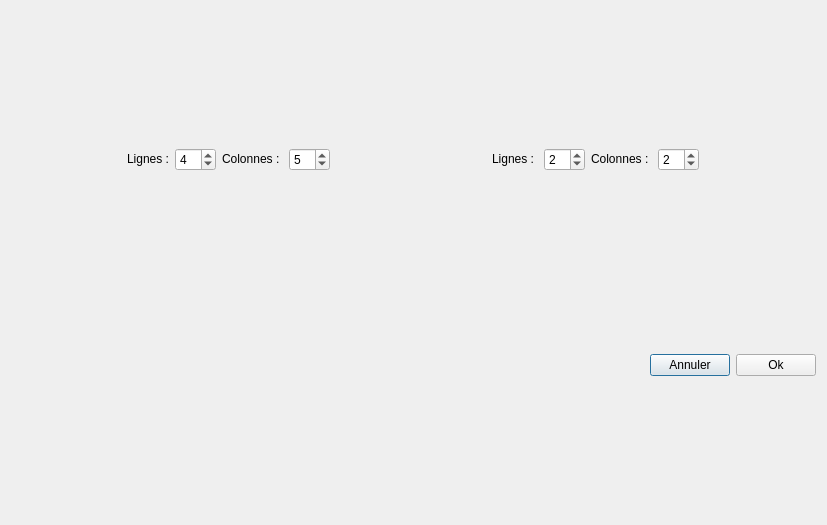
<?xml version="1.0" encoding="UTF-8"?>
<ui version="4.0">
 <class>Dialog</class>
 <widget class="QDialog" name="Dialog">
  <property name="geometry">
   <rect>
    <x>0</x>
    <y>0</y>
    <width>827</width>
    <height>525</height>
   </rect>
  </property>
  <property name="windowTitle">
   <string>Utilitaire de création de scène de puzzle photo</string>
  </property>
  <layout class="QVBoxLayout" name="verticalLayout">
   <item>
    <layout class="QHBoxLayout" name="GridsLayout">
     <property name="sizeConstraint">
      <enum>QLayout::SetMaximumSize</enum>
     </property>
     <item>
      <layout class="QVBoxLayout" name="ToFillLayout">
       <item>
        <layout class="QHBoxLayout" name="ToFillSpinnersLayout">
         <property name="sizeConstraint">
          <enum>QLayout::SetMinimumSize</enum>
         </property>
         <item>
          <widget class="QLabel" name="label">
           <property name="sizePolicy">
            <sizepolicy hsizetype="Fixed" vsizetype="Fixed">
             <horstretch>0</horstretch>
             <verstretch>0</verstretch>
            </sizepolicy>
           </property>
           <property name="text">
            <string>Lignes :</string>
           </property>
          </widget>
         </item>
         <item>
          <widget class="QSpinBox" name="ToFillRowsSpinner">
           <property name="sizePolicy">
            <sizepolicy hsizetype="Fixed" vsizetype="Fixed">
             <horstretch>0</horstretch>
             <verstretch>0</verstretch>
            </sizepolicy>
           </property>
           <property name="value">
            <number>4</number>
           </property>
          </widget>
         </item>
         <item>
          <widget class="QLabel" name="label_2">
           <property name="sizePolicy">
            <sizepolicy hsizetype="Fixed" vsizetype="Fixed">
             <horstretch>0</horstretch>
             <verstretch>0</verstretch>
            </sizepolicy>
           </property>
           <property name="text">
            <string>Colonnes : </string>
           </property>
          </widget>
         </item>
         <item>
          <widget class="QSpinBox" name="ToFillColSpinner">
           <property name="sizePolicy">
            <sizepolicy hsizetype="Fixed" vsizetype="Fixed">
             <horstretch>0</horstretch>
             <verstretch>0</verstretch>
            </sizepolicy>
           </property>
           <property name="value">
            <number>5</number>
           </property>
          </widget>
         </item>
        </layout>
       </item>
       <item>
        <spacer name="verticalSpacer">
         <property name="orientation">
          <enum>Qt::Vertical</enum>
         </property>
         <property name="sizeType">
          <enum>QSizePolicy::Fixed</enum>
         </property>
         <property name="sizeHint" stdset="0">
          <size>
           <width>20</width>
           <height>40</height>
          </size>
         </property>
        </spacer>
       </item>
       <item>
        <layout class="QGridLayout" name="ToFillGridLayout"/>
       </item>
      </layout>
     </item>
     <item>
      <spacer name="horizontalSpacer">
       <property name="orientation">
        <enum>Qt::Horizontal</enum>
       </property>
       <property name="sizeType">
        <enum>QSizePolicy::Fixed</enum>
       </property>
       <property name="sizeHint" stdset="0">
        <size>
         <width>40</width>
         <height>20</height>
        </size>
       </property>
      </spacer>
     </item>
     <item>
      <layout class="QVBoxLayout" name="PiecesLayout">
       <item>
        <layout class="QHBoxLayout" name="PiecesSpinnerLayout">
         <property name="sizeConstraint">
          <enum>QLayout::SetMinimumSize</enum>
         </property>
         <item>
          <widget class="QLabel" name="label_3">
           <property name="sizePolicy">
            <sizepolicy hsizetype="Fixed" vsizetype="Fixed">
             <horstretch>0</horstretch>
             <verstretch>0</verstretch>
            </sizepolicy>
           </property>
           <property name="text">
            <string>Lignes : </string>
           </property>
          </widget>
         </item>
         <item>
          <widget class="QSpinBox" name="PiecesRowsSpinner">
           <property name="sizePolicy">
            <sizepolicy hsizetype="Fixed" vsizetype="Fixed">
             <horstretch>0</horstretch>
             <verstretch>0</verstretch>
            </sizepolicy>
           </property>
           <property name="value">
            <number>2</number>
           </property>
          </widget>
         </item>
         <item>
          <widget class="QLabel" name="label_4">
           <property name="sizePolicy">
            <sizepolicy hsizetype="Fixed" vsizetype="Fixed">
             <horstretch>0</horstretch>
             <verstretch>0</verstretch>
            </sizepolicy>
           </property>
           <property name="text">
            <string>Colonnes : </string>
           </property>
          </widget>
         </item>
         <item>
          <widget class="QSpinBox" name="PiecesColSpinner">
           <property name="sizePolicy">
            <sizepolicy hsizetype="Fixed" vsizetype="Fixed">
             <horstretch>0</horstretch>
             <verstretch>0</verstretch>
            </sizepolicy>
           </property>
           <property name="value">
            <number>2</number>
           </property>
          </widget>
         </item>
        </layout>
       </item>
       <item>
        <spacer name="verticalSpacer_2">
         <property name="orientation">
          <enum>Qt::Vertical</enum>
         </property>
         <property name="sizeType">
          <enum>QSizePolicy::Fixed</enum>
         </property>
         <property name="sizeHint" stdset="0">
          <size>
           <width>20</width>
           <height>40</height>
          </size>
         </property>
        </spacer>
       </item>
       <item>
        <layout class="QGridLayout" name="PiecesGridLayout"/>
       </item>
      </layout>
     </item>
    </layout>
   </item>
   <item>
    <layout class="QHBoxLayout" name="horizontalLayout">
     <property name="sizeConstraint">
      <enum>QLayout::SetMinimumSize</enum>
     </property>
     <item>
      <spacer name="horizontalSpacer_2">
       <property name="orientation">
        <enum>Qt::Horizontal</enum>
       </property>
       <property name="sizeHint" stdset="0">
        <size>
         <width>40</width>
         <height>20</height>
        </size>
       </property>
      </spacer>
     </item>
     <item>
      <widget class="QPushButton" name="cancelButton">
       <property name="sizePolicy">
        <sizepolicy hsizetype="Fixed" vsizetype="Fixed">
         <horstretch>0</horstretch>
         <verstretch>0</verstretch>
        </sizepolicy>
       </property>
       <property name="text">
        <string>Annuler</string>
       </property>
      </widget>
     </item>
     <item>
      <widget class="QPushButton" name="okButton">
       <property name="sizePolicy">
        <sizepolicy hsizetype="Fixed" vsizetype="Fixed">
         <horstretch>0</horstretch>
         <verstretch>0</verstretch>
        </sizepolicy>
       </property>
       <property name="text">
        <string>Ok</string>
       </property>
      </widget>
     </item>
    </layout>
   </item>
  </layout>
 </widget>
 <resources/>
 <connections/>
</ui>
